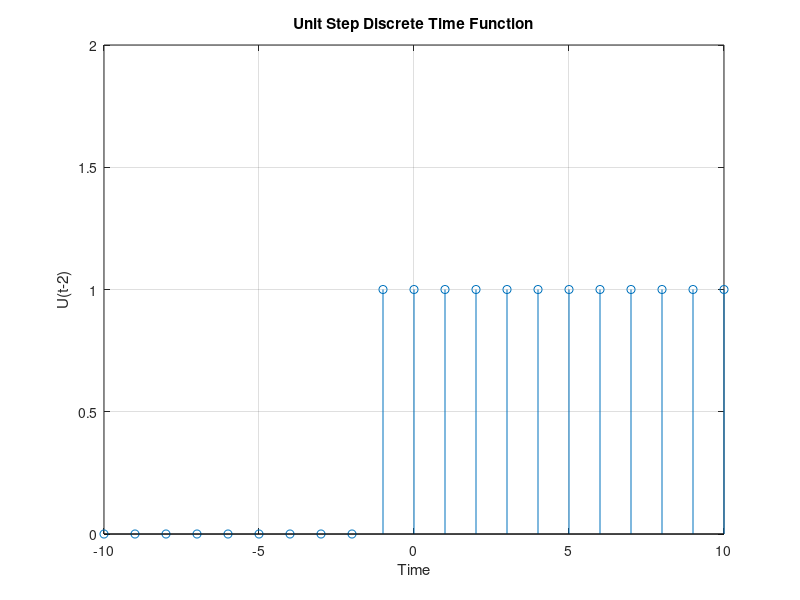

MATLAB code for this plot:
clc 
clear all

t = -10:1:10;
ut=t>-2;
stem(t,ut);
axis([-10 10 0 2]);
xlabel('Time');
ylabel('U(t-2)');
title('Unit Step Discrete Time Function');
grid on;